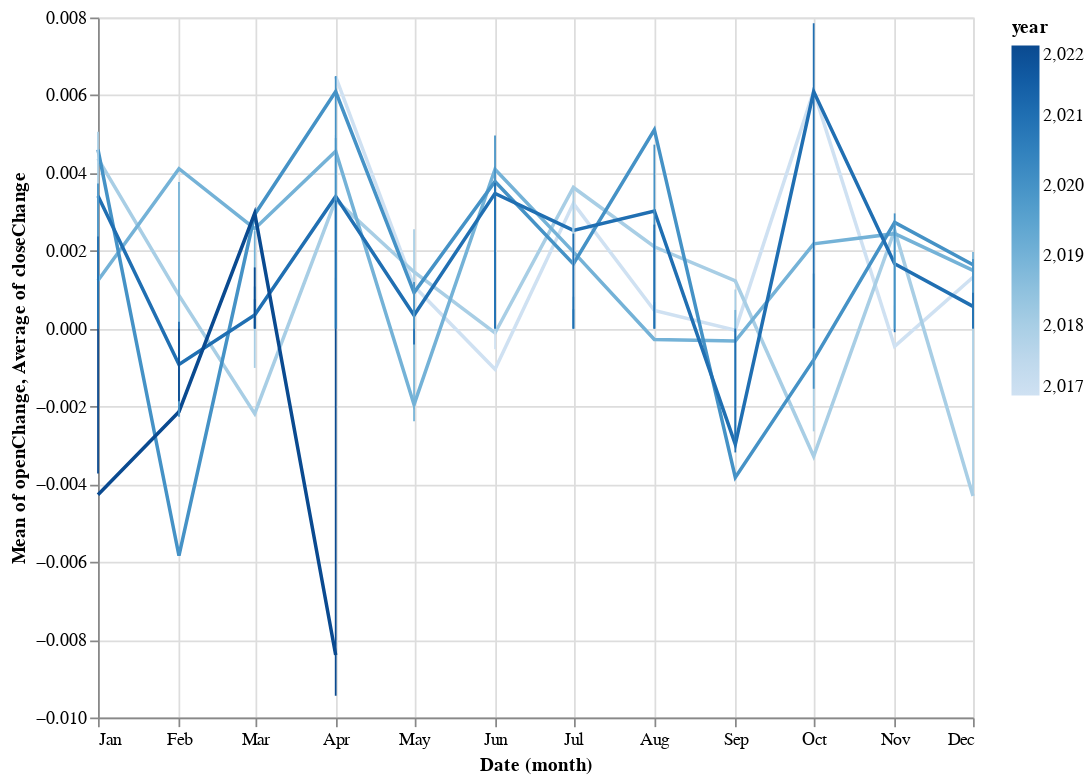

Write notebook code for a chart like this one.
### Code cell
open = (alt.
         Chart(dataframe).
         mark_line().
         encode(x='month(Date):T', y='mean(openChange)', color='year').
         properties(height=400, width=500))
close = (alt.Chart(dataframe).mark_rule().encode(x='month(Date):T', y='average(closeChange)', color='year'))
open + close

### Figure 1 — Vega-Lite specification as saved in the notebook (floating-point values rounded to 4 significant figures; data arrays with more than 128 entries replaced by an {"elided": "..."} marker saying what was removed)
{"config": {"view": {"continuousWidth": 400, "continuousHeight": 300}}, "layer": [{"mark": "line", "encoding": {"color": {"field": "year", "type": "quantitative"}, "x": {"field": "Date", "timeUnit": "month", "type": "temporal"}, "y": {"aggregate": "mean", "field": "openChange", "type": "quantitative"}}, "height": 400, "width": 500}, {"mark": "rule", "encoding": {"color": {"field": "year", "type": "quantitative"}, "x": {"field": "Date", "timeUnit": "month", "type": "temporal"}, "y": {"aggregate": "average", "field": "closeChange", "type": "quantitative"}}}], "data": {"name": "data-21fda5f50a08de9b8e875d17896a1d9d"}, "$schema": "https://vega.github.io/schema/vega-lite/v4.17.0.json", "datasets": {"data-21fda5f50a08de9b8e875d17896a1d9d": {"elided": "1260 records"}}}
